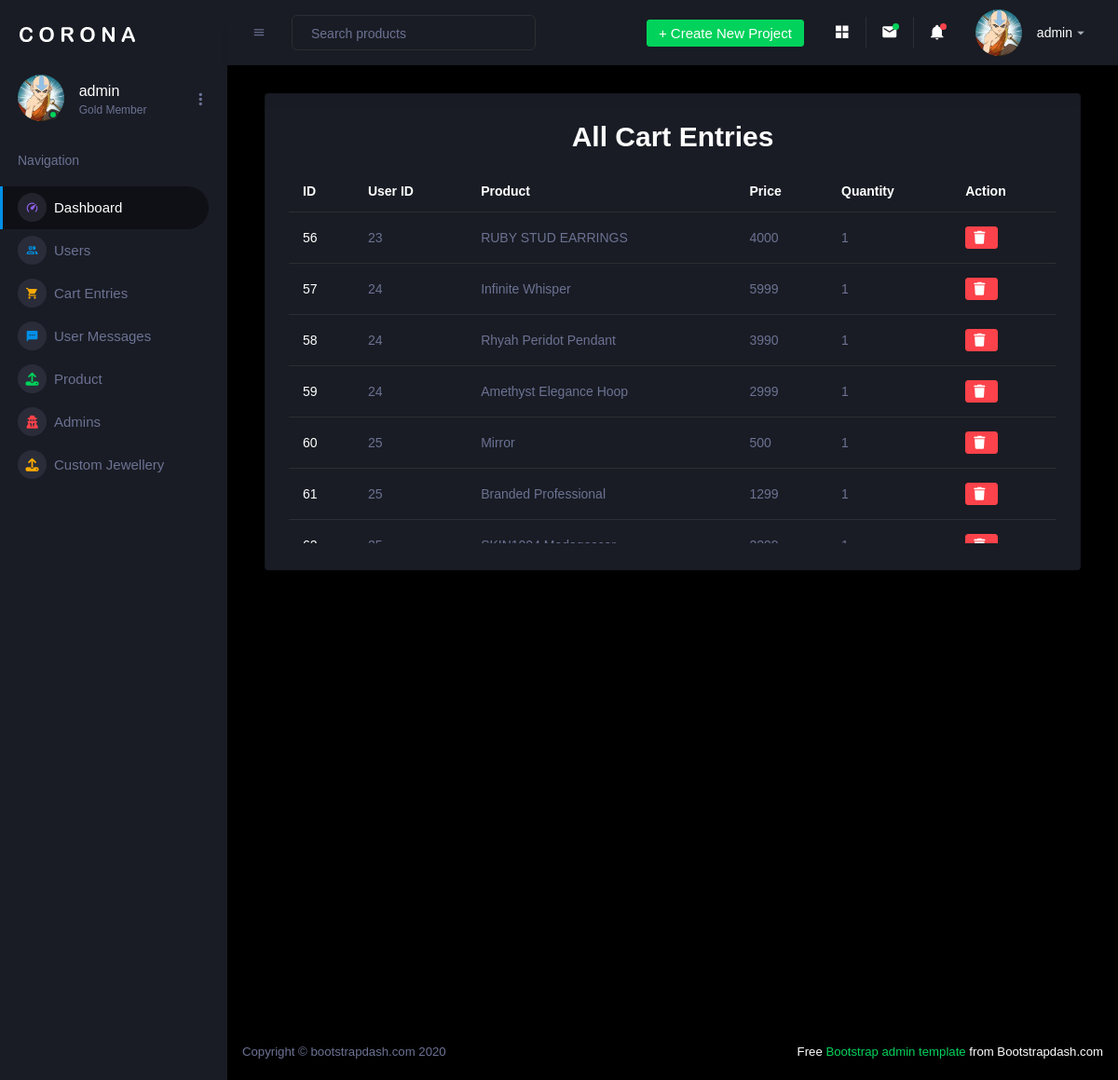
/admin/cart.php (signed in), run on the app's committed database.
### tables this page shows
CREATE TABLE `cart` (
  `user_id` int(255) NOT NULL,
  `item` int(11) NOT NULL,
  `product_image` varchar(500) NOT NULL,
  `product_name` varchar(500) NOT NULL,
  `product_price` int(255) NOT NULL,
  `quantity` int(255) NOT NULL
);

### admin/cart.php (the view, shortened to what this page needs)
<?php
if(isset($_SESSION['admin_id'])){
  ?>
<?php include("header.php"); ?>
<?php include("sideBar.php"); ?>
<?php include("navbar.php"); ?>
<?php
include('../includes/connection.php');
?>
<div class="col-lg-12 grid-margin stretch-card">
  <div class="card">
    <div class="card-body">
      <h3 class="card-title text-center font-weight-bold h2">
        All Cart Entries
      </h3>
      <div class="table-responsive" style="max-height: 400px; overflow-y: auto">
        <table class="table table-muted">
          <thead>
            <tr>
              <th class="text-white font-weight-bold">ID</th>
              <th class="text-white font-weight-bold">User ID</th>
              <th class="text-white font-weight-bold">Product</th>
              <th class="text-white font-weight-bold">Price</th>
              <th class="text-white font-weight-bold">Quantity</th>
              <th class="text-white font-weight-bold">Action</th>
            </tr>
          </thead>
          <tbody>
            <?php
$query = "SELECT * FROM cart";
$sql = mysqli_query($conn, $query);
while($data = mysqli_fetch_assoc($sql)){
?>
            <tr>
              <td class="text-white"><?php echo $data['item']; ?></td>
              <td><?php echo $data['user_id']; ?></td>
              <td><?php echo $data['product_name']; ?></td>
              <td><?php echo $data['product_price']; ?></td>
              <td><?php echo $data['quantity']; ?></td>
              <td>
                <a
                  href="delete_cart.php?item=<?php echo $data['item']; ?>"
                  class="btn btn-danger btn-sm"
                  ><i class="fa-solid fa-trash"></i
                ></a>
              </td>
            </tr>
            <?php } ?>
          </tbody>
        </table>
      </div>
    </div>
  </div>
</div>
<?php include("footer.php"); ?>
      <?php
}else{
  header('location:login.php');
}
?>

### admin/sideBar.php (shortened to what this page needs)
                  <?php
                  if(isset($_SESSION['admin_id'])){
                    $user_id=$_SESSION['admin_id'];
                    $user_name=$_SESSION['admin_name'];
                    include('../includes/connection.php');
                    $query="SELECT * FROM admin WHERE user_id='$user_id'";
                    $sql=mysqli_query($conn,$query);
                    $data=mysqli_fetch_assoc($sql);
                  }
                  ?>
      <nav class="sidebar sidebar-offcanvas" id="sidebar">
        <div class="sidebar-brand-wrapper d-none d-lg-flex align-items-center justify-content-center fixed-top">
          <a class="sidebar-brand brand-logo" href="https://www.bootstrapdash.com/demo/corona-free/jquery/template/index.html"><img src="./Corona Admin_files/logo.svg" alt="logo"></a>
        </div>
        <ul class="nav">
          <li class="nav-item profile">
            <div class="profile-desc">
              <div class="profile-pic">
                <div class="count-indicator">
                                <div class="rounded-circle"
     style="
         width: 50px;
         height: 50px;
         background-image: url('<?php echo $data['user_image']; ?>');
         background-size: cover;
         background-position: center;
         background-repeat: no-repeat;
         display: inline-block;
     ">
</div>
                  <span class="count bg-success" style="margin-top:12px;"></span>
                </div>
                <div class="profile-name">
                  <h5 class="mb-0 font-weight-normal"><?php echo $user_name?></h5>
                  <span>Gold Member</span>
                </div>
              </div>
              <a href="https://www.bootstrapdash.com/demo/corona-free/jquery/template/index.html#" id="profile-dropdown" data-toggle="dropdown"><i class="mdi mdi-dots-vertical"></i></a>
            </div>
          </li>
          <li class="nav-item nav-category">
            <span class="nav-link">Navigation</span>
          </li>
          <li class="nav-item menu-items active">
            <a class="nav-link" href="index.php">
              <span class="menu-icon">
                <i class="mdi mdi-speedometer"></i>
              </span>
              <span class="menu-title">Dashboard</span>
            </a>
          </li>
          <li class="nav-item menu-items">
            <a class="nav-link" href="user.php">
              <span class="menu-icon">
                <i class="mdi mdi-account-multiple-outline text-primary"></i>
              </span>
              <span class="menu-title">Users</span>
            </a>
          </li>
          <li class="nav-item menu-items">
            <a class="nav-link" href="cart.php">
              <span class="menu-icon">
                <i class="mdi mdi-cart text-warning"></i>
              </span>
              <span class="menu-title">Cart Entries</span>
            </a>
          </li>
          <li class="nav-item menu-items">
            <a class="nav-link" href="messages.php">
              <span class="menu-icon">
                <i class="mdi mdi-message-processing"></i>
              </span>
              <span class="menu-title">User Messages</span>
            </a>
          </li>
<li class="nav-item menu-items">
  <a class="nav-link" data-toggle="collapse" href="#product-menu" aria-expanded="false" aria-controls="product-menu">
    <span class="menu-icon">
      <i class="fa-solid fa-upload"></i>
    </span>
    <span class="menu-title">Product</span>
  </a>
</li>
          <li class="nav-item menu-items">
            <a class="nav-link" href="admin_data.php">
              <span class="menu-icon">
                <i class="icon-md fa-solid fa-user-secret text-danger"></i>
              </span>
              <span class="menu-title">Admins</span>
            </a>
          </li>
<li class="nav-item menu-items">
  <a class="nav-link" data-toggle="collapse" href="#custom-jewellery-menu" aria-expanded="false" aria-controls="custom-jewellery-menu">
    <span class="menu-icon">
      <i class="fa-solid fa-upload"></i>
    </span>
    <span class="menu-title">Custom Jewellery</span>
  </a>
</li>
        </ul>
      </nav>

### admin/navbar.php (shortened to what this page needs)
   <?php
                  if(isset($_SESSION['admin_id'])){
                    $user_id=$_SESSION['admin_id'];
                    $user_name=$_SESSION['admin_name'];
                    include('../includes/connection.php');
                    $query="SELECT * FROM admin WHERE user_id='$user_id'";
                    $sql=mysqli_query($conn,$query);
                    $data=mysqli_fetch_assoc($sql);
                  }
                  ?>
      <div class="container-fluid page-body-wrapper">
        <nav class="navbar p-0 fixed-top d-flex flex-row">
          <div class="navbar-menu-wrapper flex-grow d-flex align-items-stretch">
            <button class="navbar-toggler navbar-toggler align-self-center" type="button" data-toggle="minimize">
              <span class="mdi mdi-menu"></span>
            </button>
            <ul class="navbar-nav w-100">
              <li class="nav-item w-100">
                <form class="nav-link mt-2 mt-md-0 d-none d-lg-flex search">
                  <input type="text" class="form-control" placeholder="Search products">
                </form>
              </li>
            </ul>
            <ul class="navbar-nav navbar-nav-right">
              <li class="nav-item dropdown d-none d-lg-block">
                <a class="nav-link btn btn-success create-new-button" id="createbuttonDropdown" data-toggle="dropdown" aria-expanded="false" href="https://www.bootstrapdash.com/demo/corona-free/jquery/template/index.html#">+ Create New Project</a>
              </li>
              <li class="nav-item nav-settings d-none d-lg-block">
                <a class="nav-link" href="https://www.bootstrapdash.com/demo/corona-free/jquery/template/index.html#">
                  <i class="mdi mdi-view-grid"></i>
                </a>
              </li>
              <li class="nav-item dropdown border-left">
                <a class="nav-link count-indicator dropdown-toggle" id="messageDropdown" href="https://www.bootstrapdash.com/demo/corona-free/jquery/template/index.html#" data-toggle="dropdown" aria-expanded="false">
                  <i class="mdi mdi-email"></i>
                  <span class="count bg-success"></span>
                </a>
              </li>
              <li class="nav-item dropdown border-left">
                <a class="nav-link count-indicator dropdown-toggle" id="notificationDropdown" href="https://www.bootstrapdash.com/demo/corona-free/jquery/template/index.html#" data-toggle="dropdown">
                  <i class="mdi mdi-bell"></i>
                  <span class="count bg-danger"></span>
                </a>
              </li>
              <li class="nav-item dropdown">
                <a class="nav-link" id="profileDropdown" href="https://www.bootstrapdash.com/demo/corona-free/jquery/template/index.html#" data-toggle="dropdown">
                  <div class="navbar-profile">
                   <div class="rounded-circle"
     style="
         width: 50px;
         height: 50px;
         background-image: url('<?php echo $data['user_image']; ?>');
         background-size: cover;
         background-position: center;
         background-repeat: no-repeat;
         display: inline-block;
     ">
</div>
                    <p class="mb-0 d-none d-sm-block navbar-profile-name"><?php echo $user_name?></p>
                    <i class="mdi mdi-menu-down d-none d-sm-block"></i>
                  </div>
                </a>
              </li>
            </ul>
          </div>
        </nav>
        <div class="main-panel">
          <div class="content-wrapper">

### data on the page
cart: item "56", user "23", product_name "RUBY STUD EARRINGS", product_price "4000", quantity "1"
cart: item "57", user "24", product_name "Infinite Whisper", product_price "5999", quantity "1"
cart: item "58", user "24", product_name "Rhyah Peridot Pendant", product_price "3990", quantity "1"
cart: item "59", user "24", product_name "Amethyst Elegance Hoop", product_price "2999", quantity "1"
cart: item "60", user "25", product_name "Mirror", product_price "500", quantity "1"
cart: item "61", user "25", product_name "Branded Professional", product_price "1299", quantity "1"

### other printed values
$user_name "admin"
